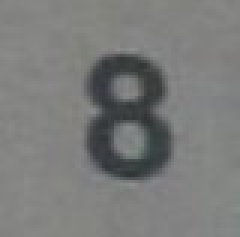
#> input picture digits/p8.jpg, 80 x 79 px, found by its file name (shown 3 times larger)
$ python digit_read.py
#> lines starting #> are read from the running program, lines starting #| are printed output that depends on the picture
### old/neuralnet_crossentropy.py
from __future__ import division

import numpy as np
import random

LOAD = False

# add L2 regularization

class Network(object):
    def load(self):
        self.biases = (np.load("bias.dat", allow_pickle=True)).tolist()
        self.weights = (np.load("weights.dat", allow_pickle=True)).tolist()

    def __init__(self, params):
        # params is a list containing sizes layer wises
        self.layers = len(params)
        self.biases = [np.random.randn(siz, 1) for siz in params[1:]] # first layer won't have bias
        #to do check if the param should have a 1 (bias should be a row vector)
        self.weights = [np.random.randn(siz, prev) for siz, prev in zip(params[1:], params[:-1])]

        if LOAD:
            self.load()

    # [58 lines left out: functions gradient_descent, test, not called in this run]

    def sigmoid(self, vector):
        #returns sigmoid of a vector
        return 1.0/(1.0 + np.exp(-vector))

    def sigmoid_prime(self, vector):
        return self.sigmoid(vector)*(1-self.sigmoid(vector))

    def forward(self, a):
        # if a is the input layer, returns the resultant at the final end
        for weight, bias in zip(self.weights, self.biases):
            a = self.sigmoid(np.dot(weight, a) + bias)
        return a

    # [26 lines left out: function back_prop, not called in this run]


### old/digit_read.py
import cv2
import numpy as np
from neuralnet_crossentropy import Network

def get_digit():
    img = cv2.imread("digits/p8.jpg")
#> img is the input picture: shape (79, 80, 3); mean B, G, R 122.1, 123.4, 122.4
    img = cv2.cvtColor(img, cv2.COLOR_BGR2GRAY)
#> img: shape (79, 80)

    dim = (28, 28)
    resized = cv2.resize(img, dim, interpolation=cv2.INTER_AREA)
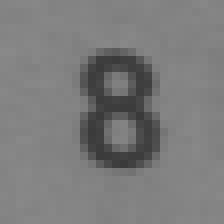
#> resized: shape (28, 28) (shown 8 times larger); min 58, max 137, mean 123

    l = []
    for a in range(28):
        for b in range(28):
            if resized[a,b] <= 127:
                l.append([1])
            else:
                l.append([0])

    net = Network([784, 30, 10])

    print( np.argmax(net.forward(l)))
get_digit()

$ run again, with digits/p1.jpg copied over digits/p8.jpg
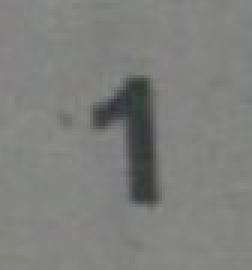
#> input picture digits/p1.jpg, 84 x 90 px, found by its file name (shown 3 times larger)
#> in get_digit, img is the input picture: shape (90, 84, 3); mean B, G, R 124.4, 126.7, 126.1
#> img: shape (90, 84)
#> in get_digit, `resized = cv2.resize(img, dim, interpolation=cv2.INTER_AREA)`:
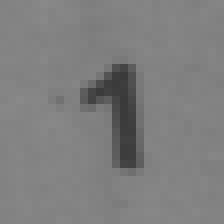
#> resized: shape (28, 28) (shown 8 times larger); min 58, max 137, mean 126.3

$ run again, with digits/p2.jpg copied over digits/p8.jpg
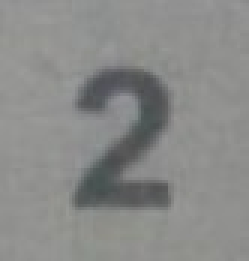
#> input picture digits/p2.jpg, 83 x 87 px, found by its file name (shown 3 times larger)
#> in get_digit, img is the input picture: shape (87, 83, 3); mean B, G, R 136.8, 138.4, 137.7
#> img: shape (87, 83)
#> in get_digit, `resized = cv2.resize(img, dim, interpolation=cv2.INTER_AREA)`:
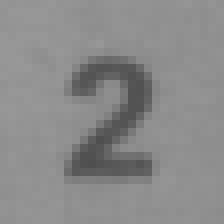
#> resized: shape (28, 28) (shown 8 times larger); min 79, max 152, mean 138.1
